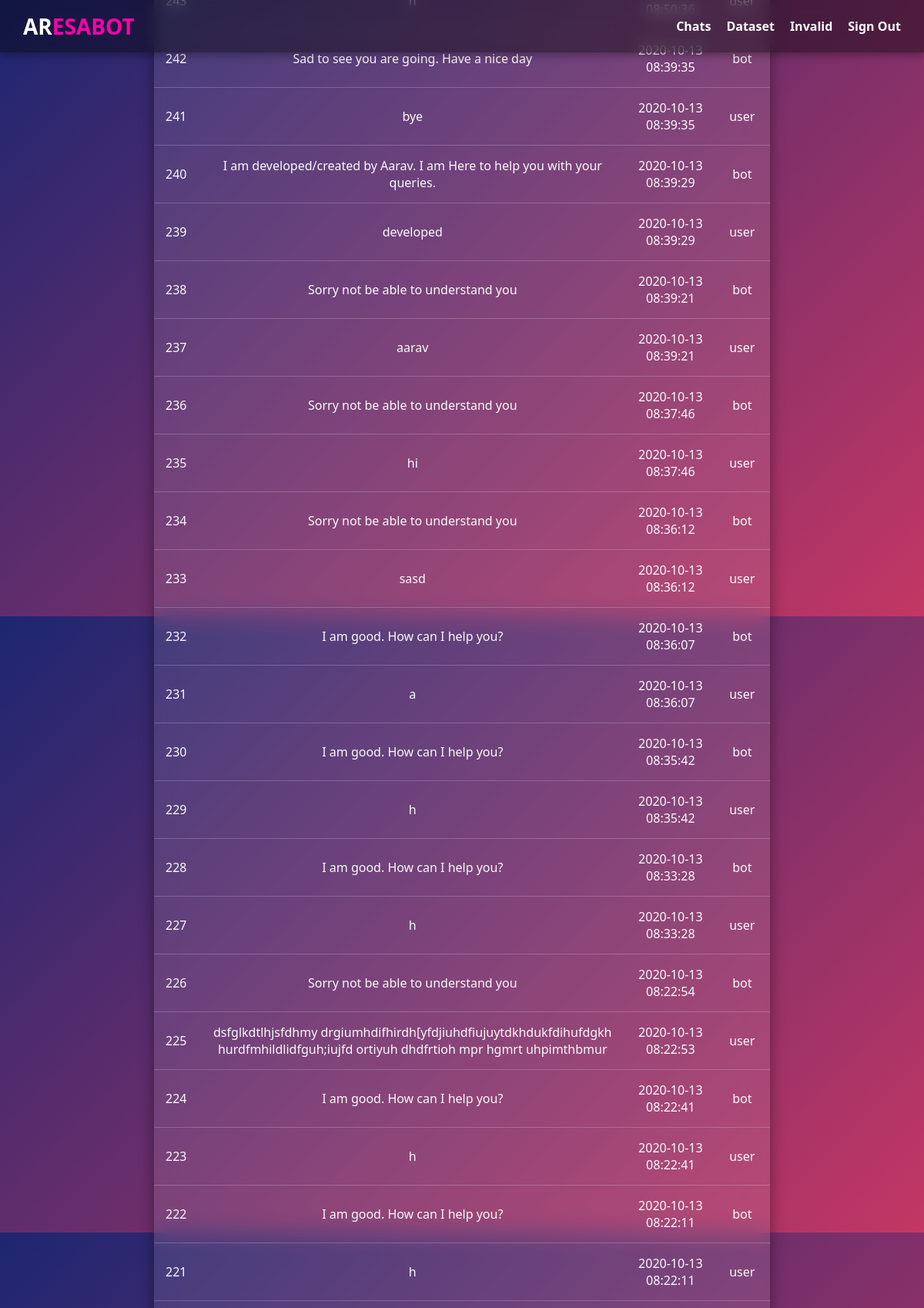
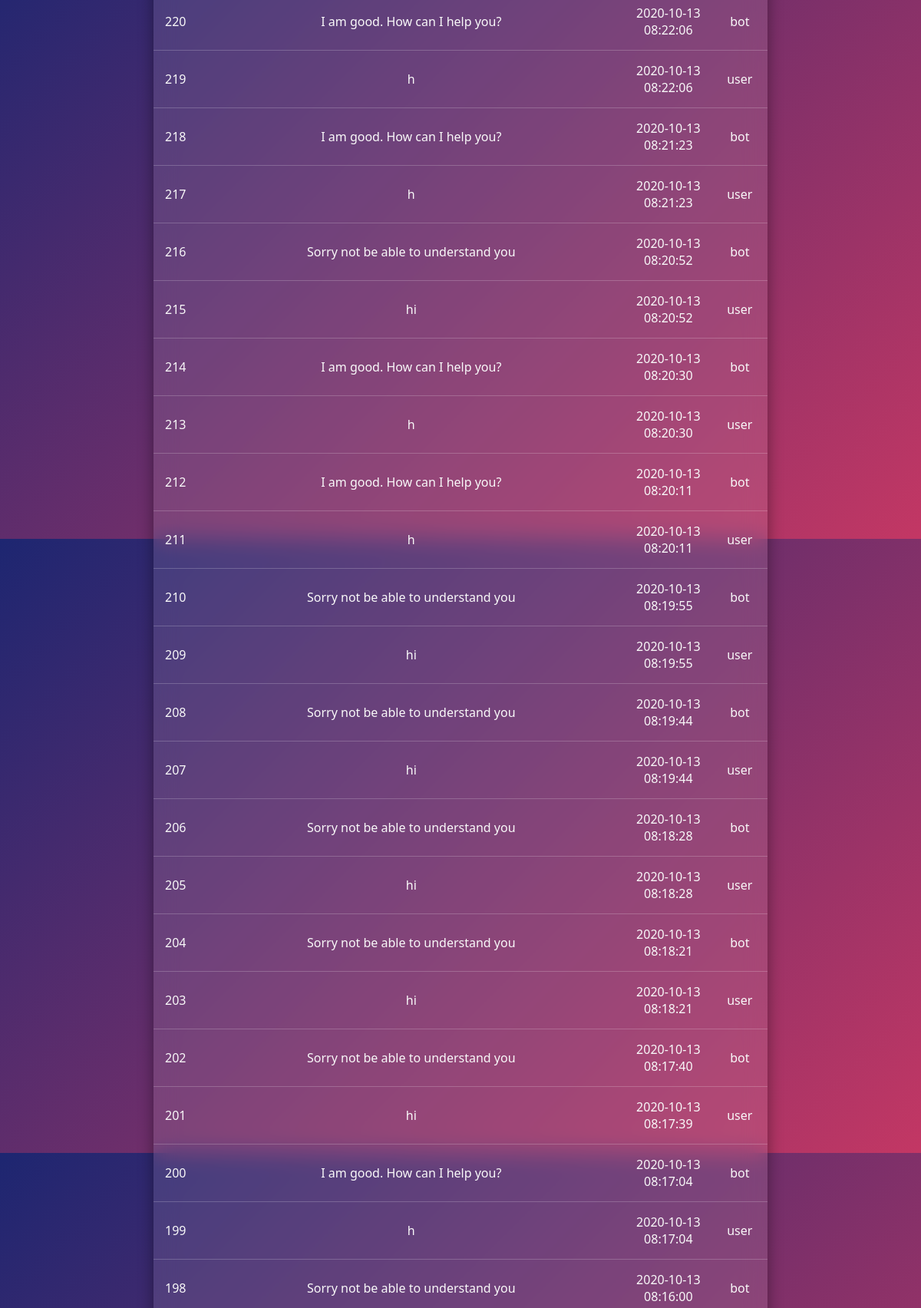
Page /adminlogin.php (upper part) on the committed database (2 pictures, top to bottom).
### tables this page shows
CREATE TABLE `message` (
  `id` int(11) NOT NULL,
  `message` text NOT NULL,
  `added_on` datetime NOT NULL,
  `type` varchar(10) NOT NULL
);

### adminlogin.php (the view, shortened to what this page needs)
<?php
	require_once 'config.php';
?>
<!DOCTYPE html>
<html lang="en">
<head>
	<link rel="stylesheet" href="css/style.css">
</head>
<body>
	<header>
		<h1>AR<span>ESA<span>BOT</span></span></h1>
		<nav>
			<ul>
				<li><a href="adminlogin.php">Chats</a></li>
				<li><a href="qna.php">Dataset</a></li>
				<li><a href="invalid.php">Invalid</a></li>
				<li><a href="index.php">Sign Out</a></li>
			</ul>
		</nav>
	</header>
	<table>
		<?php
			try {
				$sql = "SELECT * FROM message ORDER BY id DESC";
				$stmt = $con->prepare($sql);
				$stmt->execute();
				if ($stmt->rowCount() > 0) {
					while ($row = $stmt->fetch(PDO::FETCH_ASSOC)) {
						echo "<tr>
							<td>{$row['id']}</td>
							<td>{$row['message']}</td>
							<td>{$row['added_on']}</td>
							<td>{$row['type']}</td>
						</tr>";
					}
				} else {
					echo '<tr><td colspan="4">No Record Found</td></tr>';
				}
			} catch (PDOException $e) {
				echo "<tr><td colspan='4'>Error: " . htmlspecialchars($e->getMessage()) . "</td></tr>";
			}
		?>
	</table>
</body>
</html>

### css/style.css (style rules this page uses)
* { box-sizing: border-box; padding: 0; margin: 0; font-family: 'Segoe UI', Tahoma, Geneva, Verdana, sans-serif; }
body { background: linear-gradient(135deg, #1d2671, #c33764); height: 100vh; display: flex; justify-content: center; align-items: center; }
body { background: linear-gradient(135deg, #1d2671, #c33764); font-family: 'Segoe UI', sans-serif; color: #fff; height: 100vh; display: flex; align-items: center; justify-content: center; }
* { box-sizing: border-box; margin: 0; padding: 0; }
body { font-family: 'Segoe UI', sans-serif; background: linear-gradient(135deg, #1d2671, #c33764); min-height: 100vh; display: flex; justify-content: center; align-items: center; color: white; }
* { box-sizing: border-box; margin: 0; padding: 0; font-family: 'Segoe UI', sans-serif; }
body { background: linear-gradient(135deg, #1d2671, #c33764); min-height: 100vh; display: flex; justify-content: center; align-items: center; }
* { margin: 0; padding: 0; box-sizing: border-box; font-family: 'Segoe UI', sans-serif; }
body { background: linear-gradient(135deg, #1d2671, #c33764); min-height: 100vh; color: #fff; display: flex; flex-direction: column; align-items: center; padding: 60px 20px; }
header { position: fixed; top: 0; width: 100%; background: rgba(0, 0, 0, 0.4); backdrop-filter: blur(10px); padding: 15px 30px; display: flex; justify-content: space-between; align-items: center; z-index: 1000; box-shadow: 0 4px 10px rgba(0, 0, 0, 0.3); }
header h1 { font-size: 28px; color: white; }
header h1 span { color: #f0a; }
nav ul { list-style: none; display: flex; gap: 20px; }
nav a { color: #fff; text-decoration: none; font-weight: bold; transition: color 0.3s; }
table { width: 100%; max-width: 900px; border-collapse: collapse; background: rgba(255, 255, 255, 0.1); backdrop-filter: blur(12px); border-radius: 15px; overflow: hidden; box-shadow: 0 0 20px rgba(0,0,0,0.4); }
body { background: linear-gradient(135deg, #1d2671, #c33764); min-height: 100vh; padding: 100px 20px 40px; color: #fff; display: flex; flex-direction: column; align-items: center; }
table { width: 95%; max-width: 1000px; border-collapse: collapse; background: rgba(255, 255, 255, 0.1); backdrop-filter: blur(15px); border-radius: 15px; overflow: hidden; box-shadow: 0 0 20px rgba(0,0,0,0.4); margin-bottom: 30px; }
a { color: #ffd; text-decoration: none; font-weight: bold; }
table { width: 95%; max-width: 800px; border-collapse: collapse; background: rgba(255, 255, 255, 0.1); backdrop-filter: blur(15px); border-radius: 15px; overflow: hidden; box-shadow: 0 0 20px rgba(0,0,0,0.4); margin-bottom: 30px; }
* { box-sizing: border-box; font-family: 'Segoe UI', sans-serif; }
body { background: linear-gradient(135deg, #1d2671, #c33764); min-height: 100vh; display: flex; align-items: center; justify-content: center; padding: 20px; color: #fff; }
body { margin: 0; padding: 0; background: linear-gradient(135deg, #1d2671, #c33764); display: flex; justify-content: center; align-items: center; min-height: 100vh; font-family: 'Segoe UI', sans-serif; }
body { background: linear-gradient(to right, #1d2671, #c33764); font-family: Arial, sans-serif; color: #fff; text-align: center; padding-top: 100px; }
body { font-family: Arial, sans-serif; background: linear-gradient(135deg, #1d2671, #c33764); display: flex; justify-content: center; align-items: center; height: 100vh; margin: 0; }

### rows in the picture
message: id "242", message "Sad to see you are going. Have a nice day", added_on "2020-10-13 08:39:35", type "bot"
message: id "241", message "bye", added_on "2020-10-13 08:39:35", type "user"
message: id "240", message "I am developed/created by Aarav. I am Here to help you with your queries.", added_on "2020-10-13 08:39:29", type "bot"
message: id "239", message "developed", added_on "2020-10-13 08:39:29", type "user"
message: id "238", message "Sorry not be able to understand you", added_on "2020-10-13 08:39:21", type "bot"
message: id "237", message "aarav", added_on "2020-10-13 08:39:21", type "user"
message: id "236", message "Sorry not be able to understand you", added_on "2020-10-13 08:37:46", type "bot"
message: id "235", message "hi", added_on "2020-10-13 08:37:46", type "user"
message: id "234", message "Sorry not be able to understand you", added_on "2020-10-13 08:36:12", type "bot"
message: id "233", message "sasd", added_on "2020-10-13 08:36:12", type "user"
message: id "232", message "I am good. How can I help you?", added_on "2020-10-13 08:36:07", type "bot"
message: id "231", message "a", added_on "2020-10-13 08:36:07", type "user"
message: id "230", message "I am good. How can I help you?", added_on "2020-10-13 08:35:42", type "bot"
message: id "229", message "h", added_on "2020-10-13 08:35:42", type "user"
message: id "228", message "I am good. How can I help you?", added_on "2020-10-13 08:33:28", type "bot"
message: id "227", message "h", added_on "2020-10-13 08:33:28", type "user"
message: id "226", message "Sorry not be able to understand you", added_on "2020-10-13 08:22:54", type "bot"
message: id "225", message "dsfglkdtlhjsfdhmy drgiumhdifhirdh[yfdjiuhdfiujuytdkhdukfdihufdgkh hurdfmhildlidfguh;iujfd ortiyuh dhdfrtioh mpr hgmrt uhpimthbmur", added_on "2020-10-13 08:22:53", type "user"
message: id "224", message "I am good. How can I help you?", added_on "2020-10-13 08:22:41", type "bot"
message: id "223", message "h", added_on "2020-10-13 08:22:41", type "user"
message: id "222", message "I am good. How can I help you?", added_on "2020-10-13 08:22:11", type "bot"
message: id "221", message "h", added_on "2020-10-13 08:22:11", type "user"
message: id "220", message "I am good. How can I help you?", added_on "2020-10-13 08:22:06", type "bot"
message: id "219", message "h", added_on "2020-10-13 08:22:06", type "user"
message: id "218", message "I am good. How can I help you?", added_on "2020-10-13 08:21:23", type "bot"
message: id "217", message "h", added_on "2020-10-13 08:21:23", type "user"
message: id "216", message "Sorry not be able to understand you", added_on "2020-10-13 08:20:52", type "bot"
message: id "215", message "hi", added_on "2020-10-13 08:20:52", type "user"
message: id "214", message "I am good. How can I help you?", added_on "2020-10-13 08:20:30", type "bot"
message: id "213", message "h", added_on "2020-10-13 08:20:30", type "user"
message: id "212", message "I am good. How can I help you?", added_on "2020-10-13 08:20:11", type "bot"
message: id "211", message "h", added_on "2020-10-13 08:20:11", type "user"
message: id "210", message "Sorry not be able to understand you", added_on "2020-10-13 08:19:55", type "bot"
message: id "209", message "hi", added_on "2020-10-13 08:19:55", type "user"
message: id "208", message "Sorry not be able to understand you", added_on "2020-10-13 08:19:44", type "bot"
message: id "207", message "hi", added_on "2020-10-13 08:19:44", type "user"
message: id "206", message "Sorry not be able to understand you", added_on "2020-10-13 08:18:28", type "bot"
message: id "205", message "hi", added_on "2020-10-13 08:18:28", type "user"
message: id "204", message "Sorry not be able to understand you", added_on "2020-10-13 08:18:21", type "bot"
message: id "203", message "hi", added_on "2020-10-13 08:18:21", type "user"
message: id "202", message "Sorry not be able to understand you", added_on "2020-10-13 08:17:40", type "bot"
message: id "201", message "hi", added_on "2020-10-13 08:17:39", type "user"
message: id "200", message "I am good. How can I help you?", added_on "2020-10-13 08:17:04", type "bot"
message: id "199", message "h", added_on "2020-10-13 08:17:04", type "user"
message: id "198", message "Sorry not be able to understand you", added_on "2020-10-13 08:16:00", type "bot"
